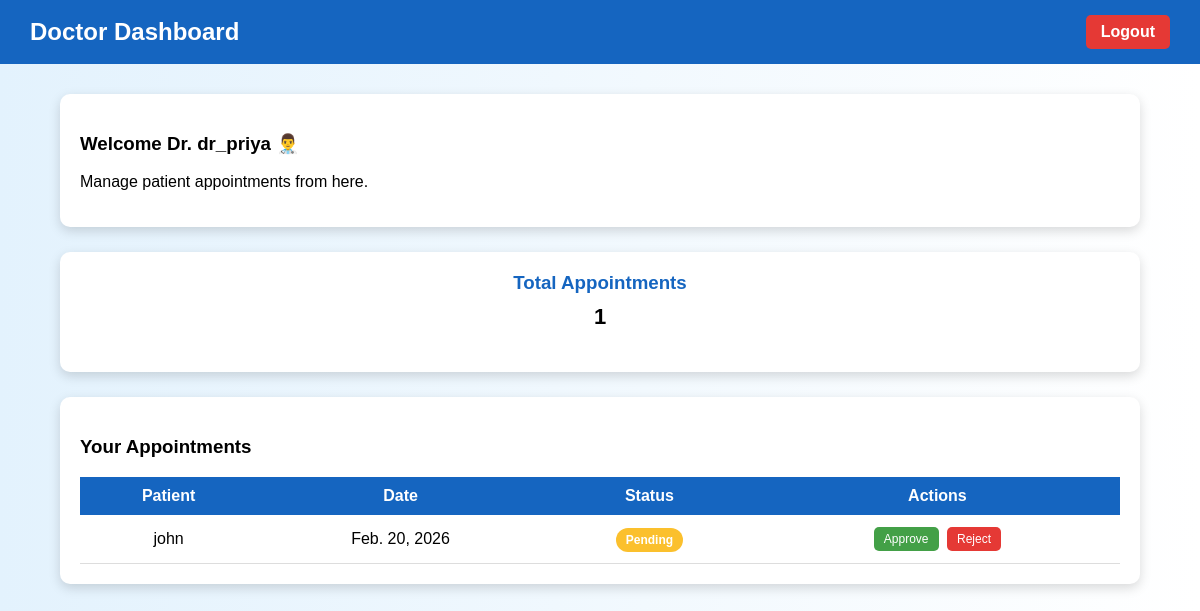
The app's page /dashboard/ (signed in) with its own data.
### myapp/models.py (models this page shows, shortened)
class Appointment(models.Model):
    doctor = models.ForeignKey(Doctor, on_delete=models.CASCADE)
    patient = models.ForeignKey(Patient, on_delete=models.CASCADE)
    date = models.DateField()
    time = models.TimeField()
    status = models.CharField(
        max_length=20,
        choices=[
            ('Pending','Pending'),
            ('Approved','Approved'),
            ('Cancelled', 'Cancelled')
        ],
        default='Pending'
    )

class Patient(models.Model):
    user = models.OneToOneField(User, on_delete=models.CASCADE)
    age = models.IntegerField()
    gender = models.CharField(max_length=10)
    phone = models.CharField(max_length=15)
    address = models.TextField()

### myapp/views.py (the view)
# urls.py: path('dashboard/',dashboard,name="dashboard"),
def dashboard(request):
    if hasattr(request.user, 'doctor'):
        appointments = Appointment.objects.filter(doctor=request.user.doctor)
        return render(request, 'myapp/doctor_dashboard.html', {'appointments': appointments})
    elif hasattr(request.user, 'patient'):
        appointments = Appointment.objects.filter(patient=request.user.patient)
        return render(request, 'myapp/patient_dashboard.html', {'appointments': appointments})
    return redirect('login')

### templates/myapp/doctor_dashboard.html (shortened to what this page needs)
<!DOCTYPE html>
<html lang="en">
<head>
</head>
<body>
    <div class="navbar">
        <h2>Doctor Dashboard</h2>
        <a href="{% url 'logout' %}" class="logout-btn">Logout</a>
    </div>
    <div class="container">
        <div class="welcome-card">
            <h3>Welcome Dr. {{ request.user.username }} 👨‍⚕️</h3>
            <p>Manage patient appointments from here.</p>
        </div>
        <div class="stats">
            <div class="stat-card">
                <h3>Total Appointments</h3>
                <p>{{ appointments.count }}</p>
            </div>
        </div>
        <div class="appointments">
            <h3>Your Appointments</h3>
            {% if appointments %}
            <table>
                <tr>
                    <th>Patient</th>
                    <th>Date</th>
                    <th>Status</th>
                    <th>Actions</th>
                </tr>
                {% for app in appointments %}
                <tr>
                    <td>{{ app.patient.user.username }}</td>
                    <td>{{ app.date }}</td>
                    <td>
                        <span class="badge
                            {% if app.status == 'Pending' %}pending
                            {% elif app.status == 'Approved' %}approved
                            {% elif app.status == 'Rejected' %}rejected
                            {% elif app.status == 'Cancelled' %}cancelled
                            {% endif %}">
                            {{ app.status }}
                        </span>
                    </td>
                    <td>
                        {% if app.status == "Pending" %}
                        <a href="{% url 'approve_appointment' app.id %}" class="action-btn approve-btn">Approve</a>
                        <a href="{% url 'reject_appointment' app.id %}" class="action-btn reject-btn">Reject</a>
                        {% else %}
                        -
                        {% endif %}
                    </td>
                </tr>
                {% endfor %}
            </table>
            {% else %}
                <p class="no-data">No appointments available.</p>
            {% endif %}
        </div>
    </div>
</body>
</html>

### templates/myapp/doctor_dashboard.html (style rules this page uses)
body { font-family: Arial, sans-serif; margin: 0; background: linear-gradient(to right, #e3f2fd, #ffffff); }
.navbar { background-color: #1565c0; padding: 15px 30px; display: flex; justify-content: space-between; align-items: center; color: white; }
.navbar h2 { margin: 0; }
.logout-btn { background-color: #e53935; padding: 8px 15px; border-radius: 5px; color: white; text-decoration: none; font-weight: bold; }
.container { width: 90%; margin: 30px auto; }
.welcome-card { background: white; padding: 20px; border-radius: 10px; box-shadow: 0 4px 12px rgba(0,0,0,0.15); margin-bottom: 25px; }
.stats { display: flex; gap: 20px; flex-wrap: wrap; margin-bottom: 25px; }
.stat-card { flex: 1; min-width: 200px; background: white; padding: 20px; text-align: center; border-radius: 10px; box-shadow: 0 4px 12px rgba(0,0,0,0.15); }
.stat-card h3 { margin: 0; color: #1565c0; }
.stat-card p { font-size: 22px; font-weight: bold; margin-top: 10px; }
.appointments { background: white; padding: 20px; border-radius: 10px; box-shadow: 0 4px 12px rgba(0,0,0,0.15); overflow-x: auto; }
table { width: 100%; border-collapse: collapse; }
th { background-color: #1565c0; color: white; padding: 10px; }
td { padding: 10px; border-bottom: 1px solid #ddd; text-align: center; }
.badge { padding: 5px 10px; border-radius: 20px; color: white; font-size: 12px; font-weight: bold; }
.pending { background-color: #fbc02d; }
.action-btn { padding: 5px 10px; border-radius: 5px; color: white; text-decoration: none; font-size: 12px; margin: 2px; display: inline-block; }
.approve-btn { background-color: #43a047; }
.reject-btn { background-color: #e53935; }

### records on screen
Appointment: patient.user.username "john", date "Feb. 20, 2026", status "Pending", shows "Approve"

### other values on screen
{{ request.user.username }} "dr_priya"
{{ appointments.count }} "1"
